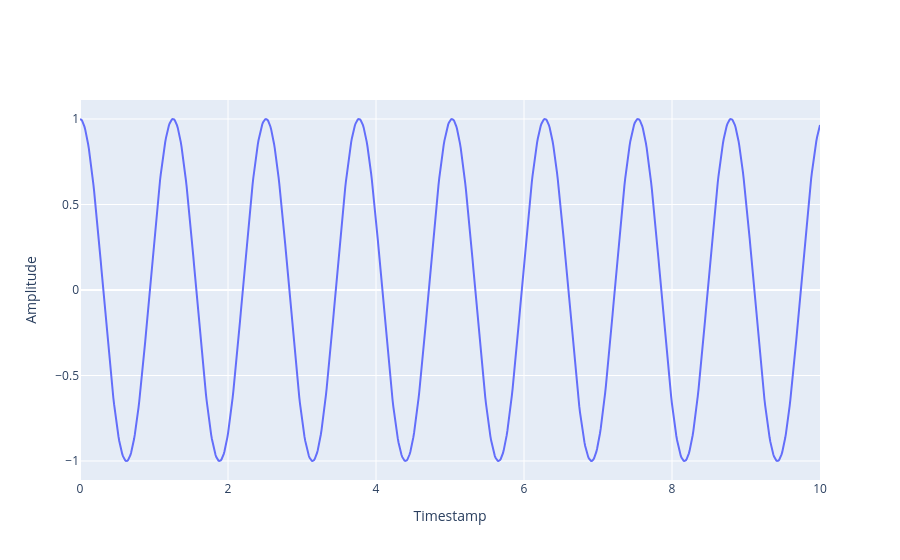

The code cell stored with this chart in its notebook:
### Code cell
x_periodic = np.linspace(0, 10, 1000)
y_periodic = np.cos(5 * x_periodic)

fig = go.Figure(data=go.Scatter(x=x_periodic, y=y_periodic))
fig.update_layout(xaxis_title="Timestamp", yaxis_title="Amplitude")
fig.show()

### Figure 1 — Plotly figure (JSON) as saved in the notebook; plotly's stock layout.template omitted (floating-point values rounded to 4 significant figures; data arrays with more than 128 entries replaced by an {"elided": "..."} marker saying what was removed)
{"data": [{"type": "scatter", "x": {"elided": "1000 float values"}, "y": {"elided": "1000 float values"}}], "layout": {"xaxis": {"title": {"text": "Timestamp"}}, "yaxis": {"title": {"text": "Amplitude"}}}}
